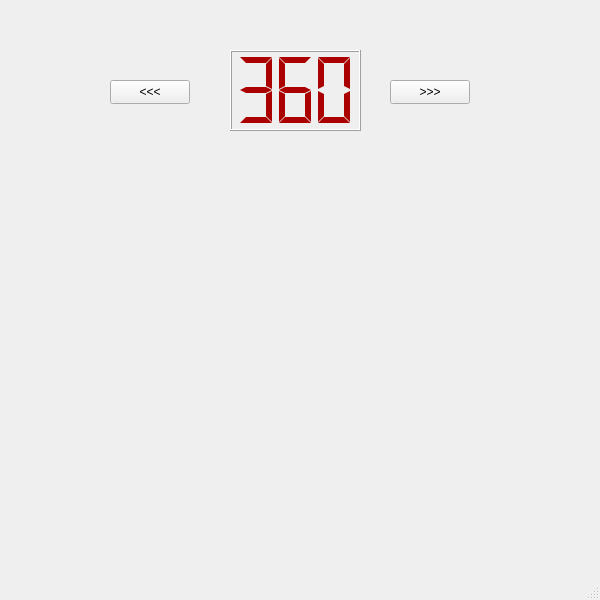
<?xml version="1.0" encoding="UTF-8"?>
<ui version="4.0">
 <class>MainWindow</class>
 <widget class="QMainWindow" name="MainWindow">
  <property name="windowModality">
   <enum>Qt::ApplicationModal</enum>
  </property>
  <property name="geometry">
   <rect>
    <x>0</x>
    <y>0</y>
    <width>600</width>
    <height>600</height>
   </rect>
  </property>
  <property name="sizePolicy">
   <sizepolicy hsizetype="Preferred" vsizetype="Preferred">
    <horstretch>0</horstretch>
    <verstretch>0</verstretch>
   </sizepolicy>
  </property>
  <property name="minimumSize">
   <size>
    <width>600</width>
    <height>600</height>
   </size>
  </property>
  <property name="maximumSize">
   <size>
    <width>600</width>
    <height>600</height>
   </size>
  </property>
  <property name="windowTitle">
   <string>In3aqk Rotor Controller</string>
  </property>
  <widget class="QWidget" name="centralwidget">
   <widget class="QLCDNumber" name="lcdAzimut">
    <property name="geometry">
     <rect>
      <x>230</x>
      <y>50</y>
      <width>131</width>
      <height>81</height>
     </rect>
    </property>
    <property name="styleSheet">
     <string notr="true">color: rgb(170, 0, 0);</string>
    </property>
    <property name="digitCount">
     <number>3</number>
    </property>
    <property name="segmentStyle">
     <enum>QLCDNumber::Flat</enum>
    </property>
    <property name="value" stdset="0">
     <double>360.000000000000000</double>
    </property>
   </widget>
   <widget class="QPushButton" name="btnCw">
    <property name="geometry">
     <rect>
      <x>390</x>
      <y>80</y>
      <width>80</width>
      <height>24</height>
     </rect>
    </property>
    <property name="text">
     <string>&gt;&gt;&gt;</string>
    </property>
   </widget>
   <widget class="QPushButton" name="btnCcw">
    <property name="geometry">
     <rect>
      <x>110</x>
      <y>80</y>
      <width>80</width>
      <height>24</height>
     </rect>
    </property>
    <property name="text">
     <string>&lt;&lt;&lt;</string>
    </property>
   </widget>
  </widget>
  <widget class="QMenuBar" name="menubar">
   <property name="geometry">
    <rect>
     <x>0</x>
     <y>0</y>
     <width>600</width>
     <height>21</height>
    </rect>
   </property>
  </widget>
  <widget class="QStatusBar" name="statusbar"/>
 </widget>
 <resources/>
 <connections/>
</ui>
